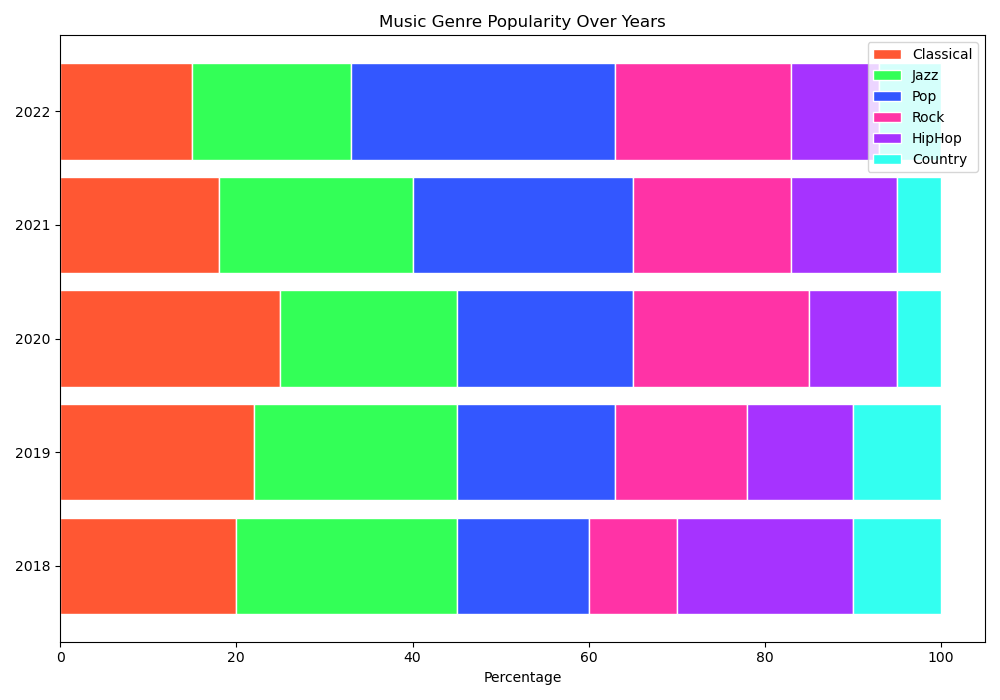

Python code for this plot:

import matplotlib.pyplot as plt
import numpy as np

categories = ['2018', '2019', '2020', '2021', '2022']
classical = [20, 22, 25, 18, 15]
jazz = [25, 23, 20, 22, 18]
pop = [15, 18, 20, 25, 30]
rock = [10, 15, 20, 18, 20]
hiphop = [20, 12, 10, 12, 10]
country = [10, 10, 5, 5, 7]

bar_width = 0.85

classical_colors = '#FF5733'
jazz_colors = '#33FF57'
pop_colors = '#3357FF'
rock_colors = '#FF33A6'
hiphop_colors = '#A633FF'
country_colors = '#33FFF0'

fig, ax = plt.subplots(figsize=(10, 7))

ax.barh(categories, classical, color=classical_colors, edgecolor='white', height=bar_width)
ax.barh(categories, jazz, left=np.array(classical), color=jazz_colors, edgecolor='white', height=bar_width)
ax.barh(categories, pop, left=np.array(classical) + np.array(jazz), color=pop_colors, edgecolor='white', height=bar_width)
ax.barh(categories, rock, left=np.array(classical) + np.array(jazz) + np.array(pop), color=rock_colors, edgecolor='white', height=bar_width)
ax.barh(categories, hiphop, left=np.array(classical) + np.array(jazz) + np.array(pop) + np.array(rock), color=hiphop_colors, edgecolor='white', height=bar_width)
ax.barh(categories, country, left=np.array(classical) + np.array(jazz) + np.array(pop) + np.array(rock) + np.array(hiphop), color=country_colors, edgecolor='white', height=bar_width)

ax.set_xlabel('Percentage')
ax.set_title('Music Genre Popularity Over Years')
ax.legend(['Classical', 'Jazz', 'Pop', 'Rock', 'HipHop', 'Country'], loc='upper right')

plt.tight_layout()
plt.show()
